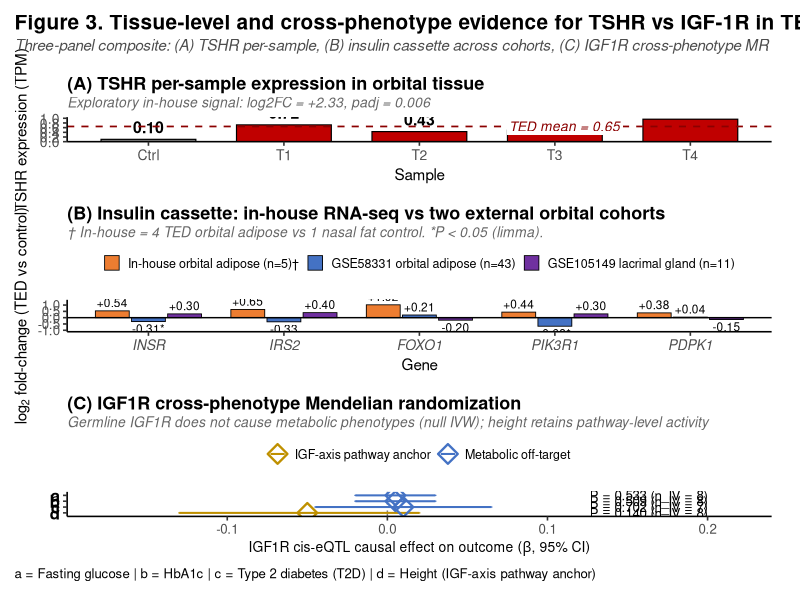

Source code (R):
# ============================================================
# Figure 3 v7.3 — Three-panel vertical stack (TED-TRAP v4.5)
# v7.3 변경 (FROM v7.2):
#  - a/b/c/d 정의를 plot CAPTION으로 (plot 하단)
#  - 데이터(error bars)와 겹침 없음
#  - 표준 figure 관례 (footnote 형태)
# ============================================================

library(ggplot2)
library(patchwork)
library(dplyr)
library(scales)

# ============================================================
# PANEL A — TSHR per-sample TPM
# ============================================================

panel_a_data <- data.frame(
  sample = factor(c("Ctrl", "T1", "T2", "T3", "T4"),
                  levels = c("Ctrl", "T1", "T2", "T3", "T4")),
  TPM    = c(0.10, 0.72, 0.43, 0.49, 0.96),
  group  = c("Control", "TED", "TED", "TED", "TED")
)

ted_mean <- mean(panel_a_data$TPM[panel_a_data$group == "TED"])

p_a <- ggplot(panel_a_data, aes(x = sample, y = TPM, fill = group)) +
  geom_col(color = "black", linewidth = 0.4, width = 0.7) +
  geom_text(aes(label = sprintf("%.2f", TPM)),
            vjust = -0.5, size = 4, fontface = "bold") +
  geom_hline(yintercept = ted_mean, linetype = "dashed",
             color = "darkred", linewidth = 0.6) +
  geom_label(data = data.frame(x = 4.5, y = ted_mean,
                                label = sprintf("TED mean = %.2f", ted_mean)),
             aes(x = x, y = y, label = label),
             color = "darkred", size = 3.5, fontface = "italic",
             fill = "white", label.size = 0,
             label.padding = unit(0.15, "lines"),
             hjust = 1, inherit.aes = FALSE) +
  scale_fill_manual(values = c("Control" = "#808080", "TED" = "#C00000"),
                    guide = "none") +
  scale_y_continuous(limits = c(0, 1.05), expand = c(0, 0),
                     breaks = seq(0, 1.0, 0.2)) +
  labs(title    = "(A) TSHR per-sample expression in orbital tissue",
       subtitle = "Exploratory in-house signal: log2FC = +2.33, padj = 0.006",
       x = "Sample",
       y = "TSHR expression (TPM)") +
  theme_classic(base_size = 12) +
  theme(plot.title    = element_text(face = "bold", size = 13, hjust = 0,
                                     margin = margin(b = 2)),
        plot.subtitle = element_text(face = "italic", size = 10,
                                     color = "gray40", hjust = 0,
                                     margin = margin(b = 4)),
        # ★ v7: plot.title.position 제거 (default 'panel' 사용)
        # → title이 차트와 일관된 위치 (안쪽으로 들어감)
        axis.title    = element_text(size = 11),
        axis.text     = element_text(size = 10),
        plot.margin   = margin(8, 15, 8, 5))

# ============================================================
# PANEL B — Insulin cassette 3-cohort
# ============================================================

panel_b_data <- data.frame(
  Gene = factor(rep(c("INSR", "IRS2", "FOXO1", "PIK3R1", "PDPK1"), 3),
                levels = c("INSR", "IRS2", "FOXO1", "PIK3R1", "PDPK1")),
  Cohort = factor(rep(c("In-house orbital adipose (n=5)\u2020",
                        "GSE58331 orbital adipose (n=43)",
                        "GSE105149 lacrimal gland (n=11)"), each = 5),
                  levels = c("In-house orbital adipose (n=5)\u2020",
                             "GSE58331 orbital adipose (n=43)",
                             "GSE105149 lacrimal gland (n=11)")),
  log2FC = c(
    +0.54, +0.65, +1.02, +0.44, +0.38,
    -0.31, -0.33, +0.21, -0.68, +0.04,
    +0.30, +0.40, -0.20, +0.30, -0.15
  ),
  is_significant = c(
    rep(FALSE, 5),
    TRUE, FALSE, FALSE, TRUE, FALSE,
    rep(FALSE, 5)
  )
)

panel_b_data$label <- sprintf("%+.2f%s",
                              panel_b_data$log2FC,
                              ifelse(panel_b_data$is_significant, "*", ""))

panel_b_subtitle <- "\u2020 In-house = 4 TED orbital adipose vs 1 nasal fat control. *P < 0.05 (limma)."

p_b <- ggplot(panel_b_data, aes(x = Gene, y = log2FC, fill = Cohort)) +
  geom_col(position = position_dodge(width = 0.8),
           width = 0.75, color = "black", linewidth = 0.3) +
  geom_text(aes(label = label,
                vjust = ifelse(log2FC >= 0, -0.4, 1.3)),
            position = position_dodge(width = 0.8),
            size = 3.0) +
  geom_hline(yintercept = 0, color = "black", linewidth = 0.5) +
  scale_fill_manual(values = c(
    "In-house orbital adipose (n=5)\u2020"  = "#ED7D31",
    "GSE58331 orbital adipose (n=43)"        = "#4472C4",
    "GSE105149 lacrimal gland (n=11)"        = "#7030A0"
  )) +
  scale_y_continuous(limits = c(-1.0, 1.3), breaks = seq(-1.0, 1.2, 0.5)) +
  labs(title    = "(B) Insulin cassette: in-house RNA-seq vs two external orbital cohorts",
       subtitle = panel_b_subtitle,
       x        = "Gene",
       y        = expression(log[2]~"fold-change (TED vs control)"),
       fill     = NULL) +
  theme_classic(base_size = 12) +
  theme(plot.title    = element_text(face = "bold", size = 13, hjust = 0,
                                     margin = margin(b = 2)),
        plot.subtitle = element_text(face = "italic", size = 10,
                                     color = "gray40", hjust = 0,
                                     margin = margin(b = 4)),
        axis.text.x   = element_text(face = "italic", size = 10),
        axis.title    = element_text(size = 11),
        legend.position    = "top",
        legend.text        = element_text(size = 9),
        legend.title       = element_blank(),
        legend.key.size    = unit(0.4, "cm"),
        legend.box.margin  = margin(t = 0, b = 3),
        plot.margin        = margin(8, 15, 8, 5))

# ============================================================
# PANEL C — IGF1R cross-phenotype MR
# ★ v7: y-axis labels을 a/b/c/d로 (1글자!) → axis padding 최소
# ============================================================

panel_c_data <- data.frame(
  outcome = factor(c("a", "b", "c", "d"),
                   levels = c("d", "c", "b", "a")),  # bottom-up
  outcome_full = c("Fasting glucose", "HbA1c", "T2D",
                   "Height (IGF-axis pathway anchor)"),
  beta    = c(0.005, 0.005, 0.010, -0.050),
  ci_low  = c(-0.020, -0.020, -0.045, -0.130),
  ci_high = c(0.030, 0.030, 0.065, 0.020),
  pvalue  = c(0.533, 0.509, 0.702, 0.140),
  n_iv    = c(8, 8, 7, 8),
  category = c("Metabolic off-target", "Metabolic off-target",
               "Metabolic off-target", "IGF-axis pathway anchor")
)

panel_c_data$label_p <- sprintf("P = %.3f (n_IV = %d)",
                                panel_c_data$pvalue,
                                panel_c_data$n_iv)

# Subtitle: 핵심 메시지만 (a/b/c/d 정의는 plot 내부 annotation)
panel_c_subtitle <- "Germline IGF1R does not cause metabolic phenotypes (null IVW); height retains pathway-level activity"


p_c <- ggplot(panel_c_data, aes(x = beta, y = outcome, color = category)) +
  geom_vline(xintercept = 0, linetype = "dashed",
             color = "gray50", linewidth = 0.5) +
  geom_errorbarh(aes(xmin = ci_low, xmax = ci_high),
                 height = 0.2, linewidth = 0.7) +
  geom_point(aes(shape = category), size = 4.5, fill = NA, stroke = 1.2) +
  geom_text(aes(x = 0.20, label = label_p), color = "black",
            size = 3.4, hjust = 1) +
  annotate("text", x = 0.20, y = "d",
           label = "WM P = 0.019 (anchor)", hjust = 1,
           vjust = 2.2, color = "#BF9000", size = 3.2,
           fontface = "italic") +
  # ★ v7.1: a/b/c/d 정의를 plot 내부 좌측 상단에 inset annotation으로

  scale_color_manual(values = c(
    "Metabolic off-target"     = "#4472C4",
    "IGF-axis pathway anchor"  = "#BF9000"
  )) +
  scale_shape_manual(values = c(
    "Metabolic off-target"     = 23,
    "IGF-axis pathway anchor"  = 23
  )) +
  scale_x_continuous(limits = c(-0.18, 0.22),
                     breaks = c(-0.1, 0, 0.1, 0.2)) +
  labs(title    = "(C) IGF1R cross-phenotype Mendelian randomization",
       subtitle = panel_c_subtitle,
       x        = expression(paste("IGF1R cis-eQTL causal effect on outcome (", beta, ", 95% CI)")),
       y        = NULL,
       caption  = "a = Fasting glucose | b = HbA1c | c = Type 2 diabetes (T2D) | d = Height (IGF-axis pathway anchor)",
       color    = NULL, shape = NULL) +
  theme_classic(base_size = 12) +
  theme(plot.title    = element_text(face = "bold", size = 13, hjust = 0,
                                     margin = margin(b = 2)),
        plot.subtitle = element_text(face = "italic", size = 10,
                                     color = "gray40", hjust = 0,
                                     margin = margin(b = 4)),
        # ★ v7.1: y-axis labels이 a/b/c/d (1글자) → bold + 큰 size
        axis.text.y   = element_text(size = 12, face = "bold", color = "black"),
        axis.title.x  = element_text(size = 10),
        legend.position    = "top",
        legend.text        = element_text(size = 9),
        legend.key.size    = unit(0.4, "cm"),
        legend.box.margin  = margin(t = 0, b = 3),
        # ★ v7.3: caption styling — plot 하단 좌측, 검정색
        plot.caption       = element_text(size = 9.5, color = "black",
                                          hjust = 0,
                                          margin = margin(t = 6),
                                          face = "plain"),
        plot.caption.position = "plot",
        plot.margin        = margin(8, 15, 8, 5))

# ============================================================
# Vertical stack — patchwork align 영향 최소
# ============================================================

final_plot <- (p_a / p_b / p_c +
  plot_layout(heights = c(1.0, 1.3, 1.0))) +
  plot_annotation(
    title    = "Figure 3. Tissue-level and cross-phenotype evidence for TSHR vs IGF-1R in TED",
    subtitle = "Three-panel composite: (A) TSHR per-sample, (B) insulin cassette across cohorts, (C) IGF1R cross-phenotype MR",
    theme = theme(
      plot.title    = element_text(face = "bold", size = 15, hjust = 0,
                                   margin = margin(t = 5, b = 3)),
      plot.subtitle = element_text(face = "italic", size = 11,
                                   color = "gray30", hjust = 0,
                                   margin = margin(b = 8),
                                   lineheight = 1.2)
    )
  )

ggsave(
  filename = "Figure3.png",
  plot     = final_plot,
  width    = 11, height = 14, units = "in",
  dpi      = 470,
  bg       = "white"
)

cat("Figure 3 v7.3 saved.\n")
cat("핵심 변경 (FROM v7.2):\n")
cat("  ✅ a/b/c/d 정의를 plot CAPTION으로 (panel 하단)\n")
cat("  ✅ 데이터와 겹침 없음 — 표준 footnote 관례\n")
cat("Dimensions: 11 x 14 in @ 470 DPI = 5170 x 6580 px = 34 MP\n")
